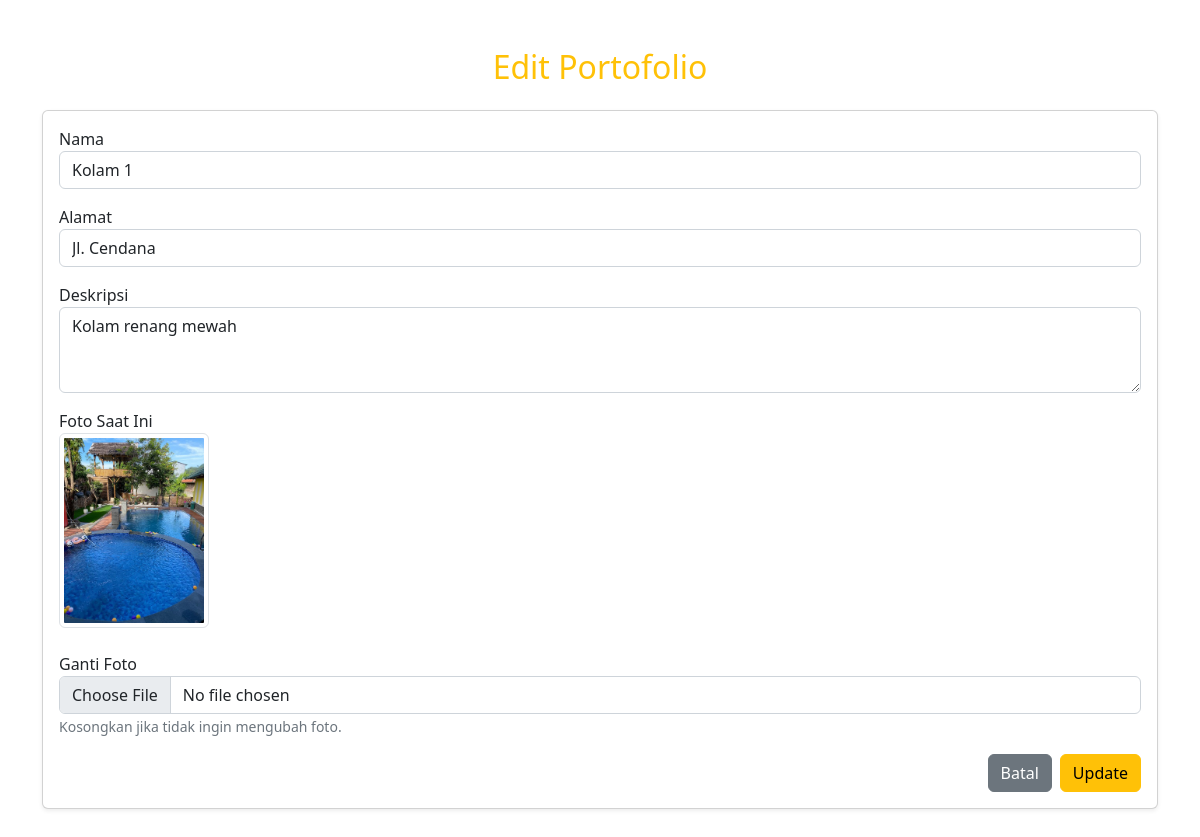
Page /edit_porto.php?id=1 on the committed database.
### tables this page shows
CREATE TABLE `portofolio` (
  `id` int(11) NOT NULL,
  `nama` varchar(255) NOT NULL,
  `alamat` varchar(255) NOT NULL,
  `deskripsi` text NOT NULL,
  `foto` varchar(255) NOT NULL
);

### edit_porto.php (the view, shortened to what this page needs)
<?php
include 'koneksi.php';
if (isset($_GET['id'])) {
    $id = $_GET['id'];
    $query = "SELECT * FROM portofolio WHERE id=$id";
    $result = mysqli_query($conn, $query);
    $data = mysqli_fetch_assoc($result);
}
?>
<!DOCTYPE html>
<html lang="en">
<head>
    <link rel="stylesheet" href="https://cdn.jsdelivr.net/npm/bootstrap@5.2.3/dist/css/bootstrap.min.css">
</head>
<body>
    <div class="container my-5">
        <h2 class="text-center text-warning mb-4">Edit Portofolio</h2>
        <div class="card shadow-sm">
            <div class="card-body">
                <form action="edit_porto.php" method="POST" enctype="multipart/form-data">
                    <div class="mb-3">
                        <label>Nama</label>
                        <input type="text" name="nama" class="form-control" value="<?php echo $data['nama']; ?>" required>
                    </div>
                    <div class="mb-3">
                        <label>Alamat</label>
                        <input type="text" name="alamat" class="form-control" value="<?php echo $data['alamat']; ?>" required>
                    </div>
                    <div class="mb-3">
                        <label>Deskripsi</label>
                        <textarea name="deskripsi" class="form-control" rows="3" required><?php echo $data['deskripsi']; ?></textarea>
                    </div>
                    <div class="mb-3">
                        <label>Foto Saat Ini</label><br>
                        <img src="<?php echo $data['foto']; ?>" alt="Foto" width="150" class="img-thumbnail mb-2">
                    </div>
                    <div class="mb-3">
                        <label>Ganti Foto</label>
                        <input type="file" name="foto" class="form-control">
                        <small class="text-muted">Kosongkan jika tidak ingin mengubah foto.</small>
                    </div>
                    <div class="d-flex justify-content-end">
                        <a href="crud_porto.php" class="btn btn-secondary me-2">Batal</a>
                        <button type="submit" class="btn btn-warning">Update</button>
                    </div>
                </form>
            </div>
        </div>
    </div>
</body>
</html>

### rows in the picture
portofolio: nama "Kolam 1", alamat "Jl. Cendana", deskripsi "Kolam renang mewah", foto (picture)
